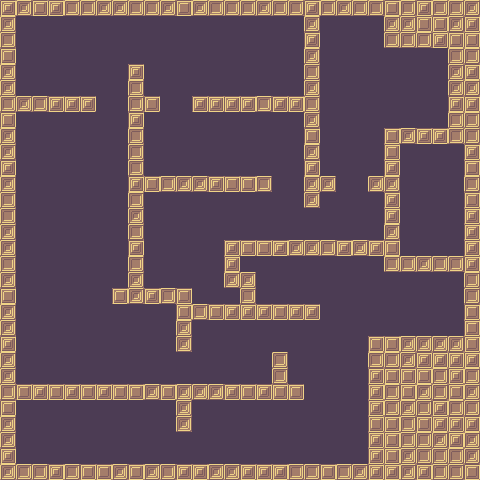

Rendered tile map (Tiled .tmx) drawn with the repository's tilesets; below, a short description and the map source with its tile grids summarised:
An orthogonal 30x30 tile map with 16x16 px tiles, 1 tile layer (Tile Layer 1), 3 tilesets and 19 objects (17x enemy, player, teleport).

<map version="1.0" orientation="orthogonal" renderorder="right-down" width="30" height="30" tilewidth="16" tileheight="16" nextobjectid="52">
 <tileset firstgid="1" name="tiles" tilewidth="16" tileheight="16">
  <image source="../images/tiles.png" width="160" height="80" />
  <tile id="0" />
  <tile id="1" />
  <tile id="2" />
  <tile id="3" />
  <tile id="4" />
  <tile id="5" />
  <tile id="6" />
  <tile id="7" />
  <tile id="8" />
  <tile id="9" />
  <tile id="10" />
  <tile id="11" />
  <tile id="12" />
  <tile id="13" />
  <tile id="14" />
  <tile id="15" />
  <tile id="16" />
  <tile id="17" />
  <tile id="18" />
  <tile id="19" />
  <tile id="20" />
  <tile id="21" />
  <tile id="22" />
  <tile id="23" />
  <tile id="24" />
  <tile id="25" />
  <tile id="26" />
  <tile id="27" />
  <tile id="28" />
  <tile id="29" />
  <tile id="30" />
  <tile id="31" />
  <tile id="32" />
  <tile id="33" />
  <tile id="34" />
  <tile id="35" />
  <tile id="36" />
  <tile id="37" />
  <tile id="38" />
  <tile id="39" />
  <tile id="40" />
  <tile id="41" />
  <tile id="42" />
  <tile id="43" />
  <tile id="44" />
  <tile id="45" />
  <tile id="46" />
  <tile id="47" />
  <tile id="48" />
  <tile id="49" />
 </tileset>
 <tileset firstgid="51" name="enemy" tilewidth="16" tileheight="16">
  <image source="../images/enemy.png" width="160" height="16" />
  <tile id="0" />
  <tile id="1" />
  <tile id="2" />
  <tile id="3" />
  <tile id="4" />
  <tile id="5" />
  <tile id="6" />
  <tile id="7" />
  <tile id="8" />
  <tile id="9" />
 </tileset>
 <tileset firstgid="61" name="teleport" tilewidth="32" tileheight="32">
  <image source="../images/teleport.png" width="32" height="32" />
  <tile id="0" />
 </tileset>
 <layer name="Tile Layer 1" width="30" height="30">
  <properties>
   <property name="tileset" value="tiles" />
  </properties>
  <data>[900 cells, 900 non-empty, 5 distinct tile ids]</data>
 </layer>
 <objectgroup name="Object Layer 1">
  <object id="3" name="player" type="player" x="400" y="80" width="16" height="16" />
  <object id="32" name="Teleport" type="teleport" gid="61" x="16" y="464" width="32" height="32" />
  <object id="34" type="enemy" gid="51" x="344" y="192.667" width="16" height="16" />
  <object id="35" type="enemy" gid="51" x="280" y="192.667" width="16" height="16" />
  <object id="37" type="enemy" gid="51" x="170" y="112.667" width="16" height="16" />
  <object id="38" type="enemy" gid="51" x="104" y="111.333" width="16" height="16" />
  <object id="39" type="enemy" gid="51" x="127.333" y="37.3333" width="16" height="16" />
  <object id="40" type="enemy" gid="51" x="125.333" y="52.6667" width="16" height="16" />
  <object id="41" type="enemy" gid="51" x="175.333" y="376.667" width="16" height="16" />
  <object id="42" type="enemy" gid="51" x="270.667" y="342.667" width="16" height="16" />
  <object id="43" type="enemy" gid="51" x="176" y="455.333" width="16" height="16" />
  <object id="44" type="enemy" gid="51" x="63.3333" y="424" width="16" height="16" />
  <object id="45" type="enemy" gid="51" x="62.6667" y="440" width="16" height="16" />
  <object id="46" type="enemy" gid="51" x="61.3333" y="456" width="16" height="16" />
  <object id="47" type="enemy" gid="51" x="99.3333" y="173.333" width="16" height="16" />
  <object id="48" type="enemy" gid="51" x="28.6667" y="206" width="16" height="16" />
  <object id="49" type="enemy" gid="51" x="70.6667" y="218.667" width="16" height="16" />
  <object id="50" type="enemy" gid="51" x="36.6667" y="270" width="16" height="16" />
  <object id="51" type="enemy" gid="51" x="116.667" y="258" width="16" height="16" />
 </objectgroup>
</map>
